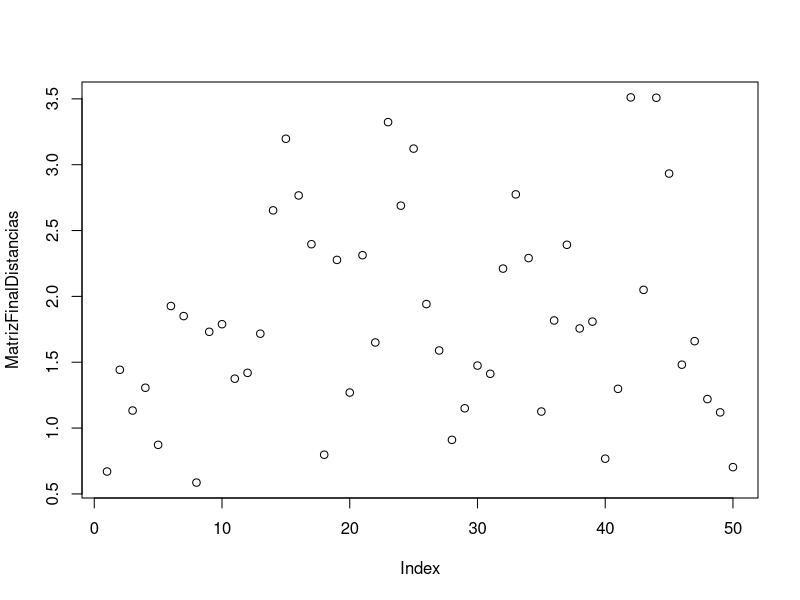
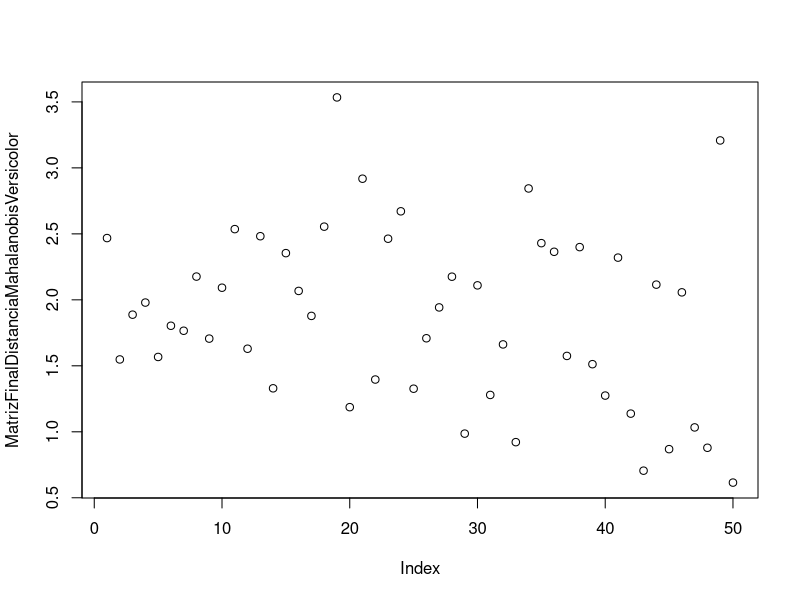
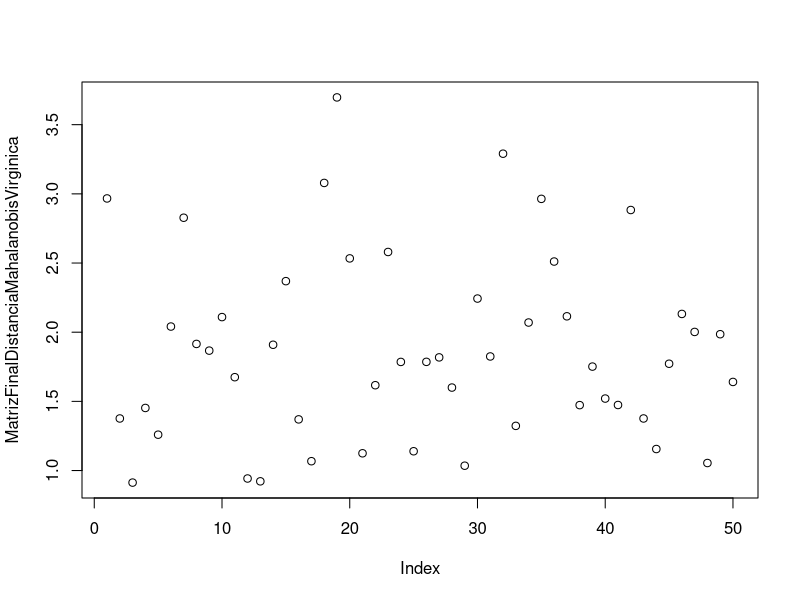

Here is the R script that generated these plots, in order:
# -*- coding: utf-8 -*-
#Program : Proyecto 3
#Autor: Garcia De Arcos Jose Angel Eduardo ESCOM Student 
#course : Analitica y visualizacion de datos
#Created on Nov 06  2022

#importacion de Paqueterias y librerias


#Lectura de data
data("iris")
summary(iris)
DataFrameIris<- data.frame(iris)
DataSetosa <- iris[1:50,]  
DataVersicolor <- iris[51:100,]
DataVirginica <-  iris[101:150,]

#DataframeSetosa 
  #Calculo de Media Artimetica
  SetosaSepalLenghtMedia <- mean(DataSetosa[,1])
  SetosaSepalWidthMedia <- mean(DataSetosa[,2])
  SetosaPetalLenghtMedia<- mean(DataSetosa [,3])
  SetosaPetalWidthMedia <- mean(DataSetosa[,4])
  
  #Diferencia de Medias
    #Setosa Diferencia Medias
  
    SetosaSepalLenghtDM <- c()
    SetosaSepalWidthDM <- c()
    SetosaPetalLenghtDM <- c()
    SetosaPetalwidthDM <- c()
    for (i in 1:50) {
      ProcessDMSSL <- DataSetosa[i,1] - SetosaSepalLenghtMedia
      ProcessDMSSW <- DataSetosa[i,2] - SetosaSepalWidthMedia
      ProcessDMSPL <- DataSetosa[i,3] - SetosaPetalLenghtMedia
      ProcessDMSPW <- DataSetosa[i,4] - SetosaPetalWidthMedia
      SetosaSepalWidthDM <- c( SetosaSepalWidthDM , ProcessDMSSW)
      SetosaSepalLenghtDM<-c(SetosaSepalLenghtDM , ProcessDMSSL)
      SetosaPetalLenghtDM <- c (SetosaPetalLenghtDM , ProcessDMSPL)
      SetosaPetalwidthDM <- c(SetosaPetalwidthDM , ProcessDMSPW)
    }
    
    dfDiferenciaMedias <- cbind(SetosaSepalLenghtDM,SetosaSepalWidthDM,SetosaPetalLenghtDM , SetosaPetalwidthDM)
    
  #Matriz de covarianza
    #Sepal Lenght * Todos los demas
    MC_SL_SL <- cov(dfDiferenciaMedias[,1], dfDiferenciaMedias[,1])
    MC_SL_SW <- cov(dfDiferenciaMedias[,1] , dfDiferenciaMedias [,2])
    MC_SL_PL <- cov(dfDiferenciaMedias[,1] , dfDiferenciaMedias [,3])
    MC_SL_PW <- cov(dfDiferenciaMedias[,1] , dfDiferenciaMedias [,4])
    ConcatenMCSLPW <- c(MC_SL_SL ,MC_SL_SW,MC_SL_PL,MC_SL_PW )
    #Sepal width * Todos los demas
    MC_SW_SL <- cov(dfDiferenciaMedias[,2] , dfDiferenciaMedias [,1])
    MC_SW_SW <- cov(dfDiferenciaMedias[,2] , dfDiferenciaMedias [,2])
    MC_SW_PL <- cov(dfDiferenciaMedias[,2] , dfDiferenciaMedias [,3])
    MC_SW_PW <- cov(dfDiferenciaMedias[,2] , dfDiferenciaMedias [,4])
    ConcatenMCSWPW <- c(MC_SW_SL,MC_SW_SW,MC_SW_PL,MC_SW_PW)
    #Petalo lenght * Todos los demas
    MC_PL_SL <- cov(dfDiferenciaMedias[,3] , dfDiferenciaMedias [,1])
    MC_PL_SW <- cov(dfDiferenciaMedias[,3] , dfDiferenciaMedias [,2])
    MC_PL_PL <- cov(dfDiferenciaMedias[,3] , dfDiferenciaMedias [,3])
    MC_PL_PW <- cov(dfDiferenciaMedias[,3] , dfDiferenciaMedias [,4])
    ConcatenMCSPLPW <- c(MC_PL_SL,MC_PL_SW,MC_PL_PL,MC_PL_PW)
    #Petalo width * Todos los demas
    MC_PW_SL <- cov(dfDiferenciaMedias[,4] , dfDiferenciaMedias [,1])
    MC_PW_SW <- cov(dfDiferenciaMedias[,4] , dfDiferenciaMedias [,2])
    MC_PW_PL <- cov(dfDiferenciaMedias[,4] , dfDiferenciaMedias [,3])
    MC_PW_PW <- cov(dfDiferenciaMedias[,4] , dfDiferenciaMedias [,4])
    COncatenMCSPWPW <- c(MC_PW_SL,MC_PW_SW,MC_PW_PL,MC_PW_PW)
    #Dataframe de covarianza
    MC <- cbind("SLMC" = ConcatenMCSLPW ,
                     "SWMC" = ConcatenMCSWPW ,
                     "PLMC" = ConcatenMCSPLPW ,
                     "PWMC" = COncatenMCSPWPW)
    #Inversa de la matriz de covarianza
    MCInversa <- solve(MC)
    #Transpues de la matriz de la diferencia de medias
    TranspuestaMatrixDM <- t(dfDiferenciaMedias)
    #Multiplicacion de La matriz de diferencias medias * la inversa de la matriz de covarianza
    MatrizMultiplicacionDM_MCInversa <- dfDiferenciaMedias%*%MCInversa
    
    #MatrizDistanciaMahalanobis  Setosa
    MDistanciaMahalanobisSetosa <- MatrizMultiplicacionDM_MCInversa %*% TranspuestaMatrixDM
    #Matriz final de la distancia de mahalanobis calculos e implementacion
    
    valoresdiagonalesMDM <- diag(MDistanciaMahalanobisSetosa)
    MDistanciaMahalanobisSetosaFInal <- c()
    for (a in 1:50){
      RaizValoresdiagonal <- sqrt(valoresdiagonalesMDM[a])
      MDistanciaMahalanobisSetosaFInal <- append(MDistanciaMahalanobisSetosaFInal , RaizValoresdiagonal)
    }
    MatrizFinalDistancias <-  cbind(MDistanciaMahalanobisSetosaFInal)
  #Plot values Matriz Final Distancia Setosa
    plot(MatrizFinalDistancias)
    
    
#------------------------------------------------------------------------------------------------    
    #Dataframe Versicolor
    #Calculo de Media aritmetica
    VersicolorSepalLenghtMedia <- mean(DataVersicolor[,1])
    VersicolorSepalWidthMedia <- mean(DataVersicolor[,2])
    VersicolorPetalLenghtMedia <- mean(DataVersicolor[,3])
    VersicolorPetalWidthMedia <- mean(DataVersicolor[,4])
    
    #Diferencia de Medias Versicolor
    #Versicolor 
    VersicolorSepalLenghtDM <-c()
    VersicolorSepalWidthDM <-c()
    VersicolorPetalLenghtDM <-c()
    VersicolorPetalWidthDM <-c()
    h = 1
    for(h in 1:50){
      ProcessDMVersicolorSepalLenght <- DataVersicolor[(h),1] - VersicolorSepalLenghtMedia
      ProcessDMVersicolorSepalWidth <- DataVersicolor[(h),2] - VersicolorSepalWidthMedia
      ProcessDMVersicolorPetalLenght <- DataVersicolor[(h),3] - VersicolorPetalLenghtMedia
      ProcessDMVersicolorPetalWidth <- DataVersicolor[(h),4] -  VersicolorPetalWidthMedia
      VersicolorSepalLenghtDM <- c( VersicolorSepalLenghtDM , ProcessDMVersicolorSepalLenght )
      VersicolorSepalWidthDM <- c(VersicolorSepalWidthDM , ProcessDMVersicolorSepalWidth)
      VersicolorPetalLenghtDM <- c(VersicolorPetalLenghtDM , ProcessDMVersicolorPetalLenght )
      VersicolorPetalWidthDM <- c(VersicolorPetalWidthDM , ProcessDMVersicolorPetalWidth)
    }
    
    MatrizDiferenciaMediasVersicolor <- cbind(VersicolorSepalLenghtDM,VersicolorSepalWidthDM,VersicolorPetalLenghtDM,VersicolorPetalWidthDM )
    
    #Matriz de Covarianza
    #Versicolor Sepal lenght * Todos los demas
    MCVersicolor_SL_SL <- cov(MatrizDiferenciaMediasVersicolor[,1],MatrizDiferenciaMediasVersicolor[,1])
    MCVersicolor_SL_SW <- cov(MatrizDiferenciaMediasVersicolor[,1],MatrizDiferenciaMediasVersicolor[,2])
    MCVersicolor_SL_PL <- cov(MatrizDiferenciaMediasVersicolor[,1],MatrizDiferenciaMediasVersicolor[,3])
    MCVersicolor_SL_PW <- cov(MatrizDiferenciaMediasVersicolor[,1],MatrizDiferenciaMediasVersicolor[,4])
    
    ConcatenMCVersicolorSL <- c(MCVersicolor_SL_SL,MCVersicolor_SL_SW,MCVersicolor_SL_PL ,MCVersicolor_SL_PW)
    
    #Versicolor Sepal width * Todos los demas
    
    MCVersicolor_SW_SL <- cov(MatrizDiferenciaMediasVersicolor[,2],MatrizDiferenciaMediasVersicolor[,1])
    MCVersicolor_SW_SW <- cov(MatrizDiferenciaMediasVersicolor[,2],MatrizDiferenciaMediasVersicolor[,2])
    MCVersicolor_SW_PL <- cov(MatrizDiferenciaMediasVersicolor[,2],MatrizDiferenciaMediasVersicolor[,3])
    MCVersicolor_SW_PW <- cov(MatrizDiferenciaMediasVersicolor[,2],MatrizDiferenciaMediasVersicolor[,4])
    
    ConcatenMCVersicolorSW <- c ( MCVersicolor_SW_SL ,MCVersicolor_SW_SW , MCVersicolor_SW_PL ,MCVersicolor_SW_PW)
    
    #Versicolor Petal Length * Todos los demas
    
    MCVersicolor_PL_SL <- cov(MatrizDiferenciaMediasVersicolor[,3],MatrizDiferenciaMediasVersicolor[,1])
    MCVersicolor_PL_SW <- cov(MatrizDiferenciaMediasVersicolor[,3],MatrizDiferenciaMediasVersicolor[,2])
    MCVersicolor_PL_PL <- cov(MatrizDiferenciaMediasVersicolor[,3],MatrizDiferenciaMediasVersicolor[,3])
    MCVersicolor_PL_PW <- cov(MatrizDiferenciaMediasVersicolor[,3],MatrizDiferenciaMediasVersicolor[,4])
    
    ConcatenMCVersicolorPL <- c(MCVersicolor_PL_SL , MCVersicolor_PL_SW, MCVersicolor_PL_PL , MCVersicolor_PL_PW)
    
    #Versicolor Petal width * Todos los demas
    
    MCVersicolor_PW_Sl <- cov(MatrizDiferenciaMediasVersicolor[,4],MatrizDiferenciaMediasVersicolor[,1])
    MCVersicolor_PW_SW <- cov(MatrizDiferenciaMediasVersicolor[,4],MatrizDiferenciaMediasVersicolor[,2])
    MCVersicolor_PW_PL <- cov(MatrizDiferenciaMediasVersicolor[,4],MatrizDiferenciaMediasVersicolor[,3])
    MCVersicolor_PW_PW <- cov(MatrizDiferenciaMediasVersicolor[,4],MatrizDiferenciaMediasVersicolor[,4])
    
    ConcatenMCVersicolorPW <- c(MCVersicolor_PW_Sl,MCVersicolor_PW_SW,MCVersicolor_PW_PL,MCVersicolor_PW_PW)
    
    #Dataframe de Covarianza
    
    MatrizCovarianzaVersicolor <- cbind("SLMC" = ConcatenMCVersicolorSL ,
                                        "SWMC" = ConcatenMCVersicolorSW ,
                                        "PLMC" = ConcatenMCVersicolorPL ,
                                        "PWMC" = ConcatenMCVersicolorPW)
    #Inversa de la matriz de Covarianza
    InversaMatrizCovarianzaVersicolor <- solve(MatrizCovarianzaVersicolor)
    #Transpuesta de la Matriz de la diferencia de Medias Versicolor
    TranspuestaMatrizDiferenciaMediasVersicolor <- t(MatrizDiferenciaMediasVersicolor)
    #Multiplicacion de la Matriz de diferencia de medias * la inversa de la matriz de covarianza
    MatrizMultiplicacionVersicolorDM_IMCV <- MatrizDiferenciaMediasVersicolor %*% InversaMatrizCovarianzaVersicolor
    #Proceso de obtencion de la matriz de Ditancia Mahalanobis Versicolor
    
    MatrizProcessFinal1Versicolor <-  MatrizMultiplicacionVersicolorDM_IMCV %*% TranspuestaMatrizDiferenciaMediasVersicolor
    
    ValoresDiagonalesVersicolorMPF1V <- diag(MatrizProcessFinal1Versicolor)
    
    MatrizProcessFinal2Versicolor <- c()
    for(diagvalues in 1:50){
      RaizValoresDiagonalVersicolor <- sqrt(ValoresDiagonalesVersicolorMPF1V[diagvalues])
      MatrizProcessFinal2Versicolor <- append(MatrizProcessFinal2Versicolor , RaizValoresDiagonalVersicolor )
    }
    
    MatrizFinalDistanciaMahalanobisVersicolor <- cbind(MatrizProcessFinal2Versicolor)
    #Plot values Matriz Final Distancia Versicolor   
    plot(MatrizFinalDistanciaMahalanobisVersicolor)
#------------------------------------------------------------
    #DataFrame Virginica
    #Calculo de Media Aritmetica
    VirginicaSepalLenghtMedia <- mean(DataVirginica[,1])
    VirginicaSepalWidthMedia <- mean(DataVirginica[,2])
    VirginicaPetalLenghtMedia <- mean(DataVirginica[,3])
    VirginicaPetalWidthMedia <- mean(DataVirginica[,4])
    
    #Diferencia de Medias Virginica
    
    VirginicaSepalLenghtDM <- c()
    VirginicaSepalWidthDM <- c()
    VirginicaPetalLenghtDM <- c()
    VirginicaPetalWidthDM <- c()
    
    for(PositionDM in 1:50){
      ProcessVirginicaDMSepalLenght <- DataVirginica[PositionDM,1] - VirginicaSepalLenghtMedia
      ProcessVirginicaDMSepalWidth <- DataVirginica[PositionDM,2] - VirginicaSepalWidthMedia
      ProcessVirginicaDMPetalLenght <- DataVirginica[PositionDM,3] - VirginicaPetalLenghtMedia
      ProcessVirginicaDMPetalWidth <- DataVirginica[PositionDM,4] - VirginicaPetalWidthMedia
      VirginicaSepalLenghtDM <- c(VirginicaSepalLenghtDM,ProcessVirginicaDMSepalLenght)
      VirginicaSepalWidthDM <- c(VirginicaSepalWidthDM,ProcessVirginicaDMSepalWidth)
      VirginicaPetalLenghtDM <- c(VirginicaPetalLenghtDM,ProcessVirginicaDMPetalLenght)
      VirginicaPetalWidthDM <- c(VirginicaPetalWidthDM , ProcessVirginicaDMPetalWidth )
    }
    
    MatrizDiferenciaMediasVirginica <- cbind(VirginicaSepalLenghtDM,VirginicaSepalWidthDM,VirginicaPetalLenghtDM,VirginicaPetalWidthDM)
    
    #Matriz de Covarianza
    #Virginica Sepal Lenght * Todos los demas
    MatrizCovarianzaVirginica_SL_SL <- cov(MatrizDiferenciaMediasVirginica[,1],MatrizDiferenciaMediasVirginica[,1])
    MatrizCovarianzaVirginica_SL_SW <- cov(MatrizDiferenciaMediasVirginica[,1],MatrizDiferenciaMediasVirginica[,2])
    MatrizCovarianzaVirginica_SL_PL <- cov(MatrizDiferenciaMediasVirginica[,1],MatrizDiferenciaMediasVirginica[,3])
    MatrizCovarianzaVirginica_SL_PW <- cov(MatrizDiferenciaMediasVirginica[,1],MatrizDiferenciaMediasVirginica[,4])
    
    ConcatenVirginicaSL <- c(MatrizCovarianzaVirginica_SL_SL,MatrizCovarianzaVirginica_SL_SW,MatrizCovarianzaVirginica_SL_PL,MatrizCovarianzaVirginica_SL_PW)
    
    #Virginica Sepal width * Todos los demas
    
    MatrizCovarianzaVirginica_SW_SL <- cov(MatrizDiferenciaMediasVirginica[,2],MatrizDiferenciaMediasVirginica[,1])
    MatrizCovarianzaVirginica_SW_SW <- cov(MatrizDiferenciaMediasVirginica[,2],MatrizDiferenciaMediasVirginica[,2])
    MatrizCovarianzaVirginica_SW_PL <- cov(MatrizDiferenciaMediasVirginica[,2],MatrizDiferenciaMediasVirginica[,3])
    MatrizCovarianzaVirginica_SW_PW <- cov(MatrizDiferenciaMediasVirginica[,2],MatrizDiferenciaMediasVirginica[,4])
    
    ConcatenVirginicaSW <- c(MatrizCovarianzaVirginica_SW_SL,MatrizCovarianzaVirginica_SW_SW,MatrizCovarianzaVirginica_SW_PL, MatrizCovarianzaVirginica_SW_PW)
    
    #Virginica Petal lenght * Todos los demas
    
    MatrizCovarianzaVirginica_PL_SL <-cov(MatrizDiferenciaMediasVirginica[,3],MatrizDiferenciaMediasVirginica[,1])
    MatrizCovarianzaVirginica_PL_SW <-cov(MatrizDiferenciaMediasVirginica[,3],MatrizDiferenciaMediasVirginica[,2])
    MatrizCovarianzaVirginica_PL_PL <- cov(MatrizDiferenciaMediasVirginica[,3],MatrizDiferenciaMediasVirginica[,3])
    MatrizCovarianzaVirginica_PL_Pw <- cov(MatrizDiferenciaMediasVirginica[,3],MatrizDiferenciaMediasVirginica[,4])
    
    ConcatenVirginicaPL <- c(MatrizCovarianzaVirginica_PL_SL,MatrizCovarianzaVirginica_PL_SW,MatrizCovarianzaVirginica_PL_PL,MatrizCovarianzaVirginica_PL_Pw)
    
    #Virginica Petal width * todos los demas
    
    MatrizCovarianzaVirginica_PW_SL <- cov(MatrizDiferenciaMediasVirginica[,4],MatrizDiferenciaMediasVirginica[,1])
    MatrizCovarianzaVirginica_PW_SW <- cov(MatrizDiferenciaMediasVirginica[,4],MatrizDiferenciaMediasVirginica[,2])
    MatrizCovarianzaVirginica_PW_PL <- cov(MatrizDiferenciaMediasVirginica[,4],MatrizDiferenciaMediasVirginica[,3])
    MatrizCovarianzaVirginica_PW_PW <- cov(MatrizDiferenciaMediasVirginica[,4],MatrizDiferenciaMediasVirginica[,4])
    
    ConcatenVirginicaPW <- c(MatrizCovarianzaVirginica_PW_SL,MatrizCovarianzaVirginica_PW_SW,MatrizCovarianzaVirginica_PW_PL,MatrizCovarianzaVirginica_PW_PW)
    
    #Matriz de la covarianza
    
    MatrizCovarinzaVirginica <- cbind("SLMC" =  ConcatenVirginicaSL,
                                      "SWMC" =  ConcatenVirginicaSW,
                                      "PLMC" = ConcatenVirginicaPL ,
                                      "PWMC" = ConcatenVirginicaPW)
    
    #Inversa de la matriz de covarianza
    
    InversaMatrizCovarianzaVirginica <- solve(MatrizCovarinzaVirginica)
    #Transpuesta de la matriz de la diferencia de medias
    TranspuestaMatrizDMVirginica <- t(MatrizDiferenciaMediasVirginica)
    #Multiplicacion de La matriz de diferencias medias * la inversa de la matriz de covarianza
    MatrizMultiplicacionVersicolor_DM_IMCV <- MatrizDiferenciaMediasVirginica %*% InversaMatrizCovarianzaVirginica
    
    #Proceso de obtencion de la matriz de Ditancia Mahalanobis Virginica
    
    MatrizProcessFinal1Virginica <- MatrizMultiplicacionVersicolor_DM_IMCV %*% TranspuestaMatrizDMVirginica
    
    ValoresDiagonalesVirginicaMPF1V <- diag(MatrizProcessFinal1Virginica)
    
    MatrizProcessFinal2Virginica <- c()
    for(diagvalues2 in 1:50){
      RaizValoresDiagonalVirginica <- sqrt(ValoresDiagonalesVirginicaMPF1V[diagvalues2])
      MatrizProcessFinal2Virginica <- append(MatrizProcessFinal2Virginica ,RaizValoresDiagonalVirginica )
      
    }
    
    MatrizFinalDistanciaMahalanobisVirginica <- cbind(MatrizProcessFinal2Virginica)
    
    #Plot Values Matriz Final Distancia Virginica
    plot(MatrizFinalDistanciaMahalanobisVirginica)
    
    
    
    
    
    MatrizALLValuesDistance <- cbind ( "Distancia Mahalanobis setosa" = MatrizFinalDistancias ,
                                       "Distancia Mahalanobis Versicolor" = MatrizFinalDistanciaMahalanobisVersicolor ,
                                       "Distancia Mahalanobis Virginica " = MatrizFinalDistanciaMahalanobisVirginica)
    